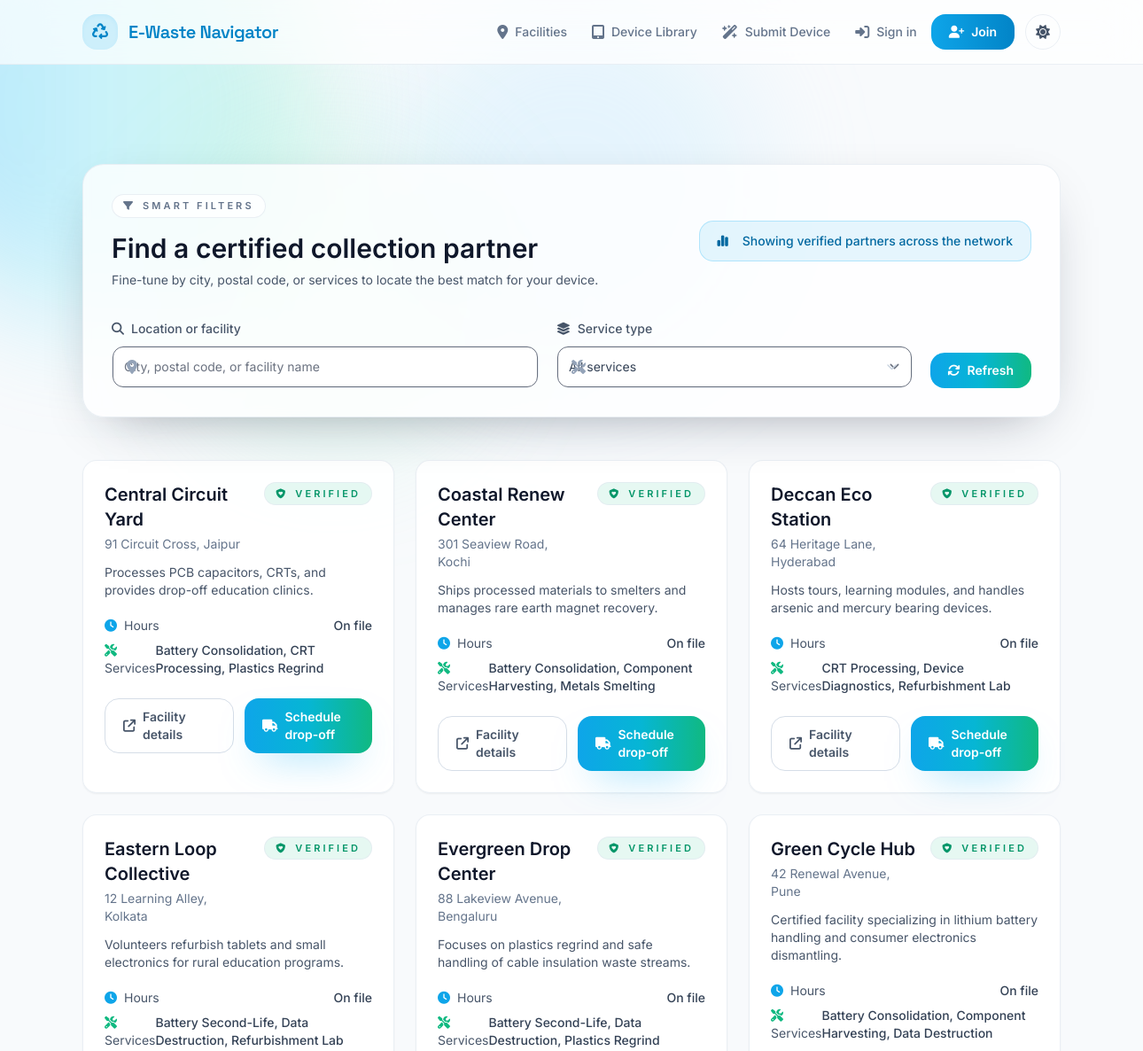
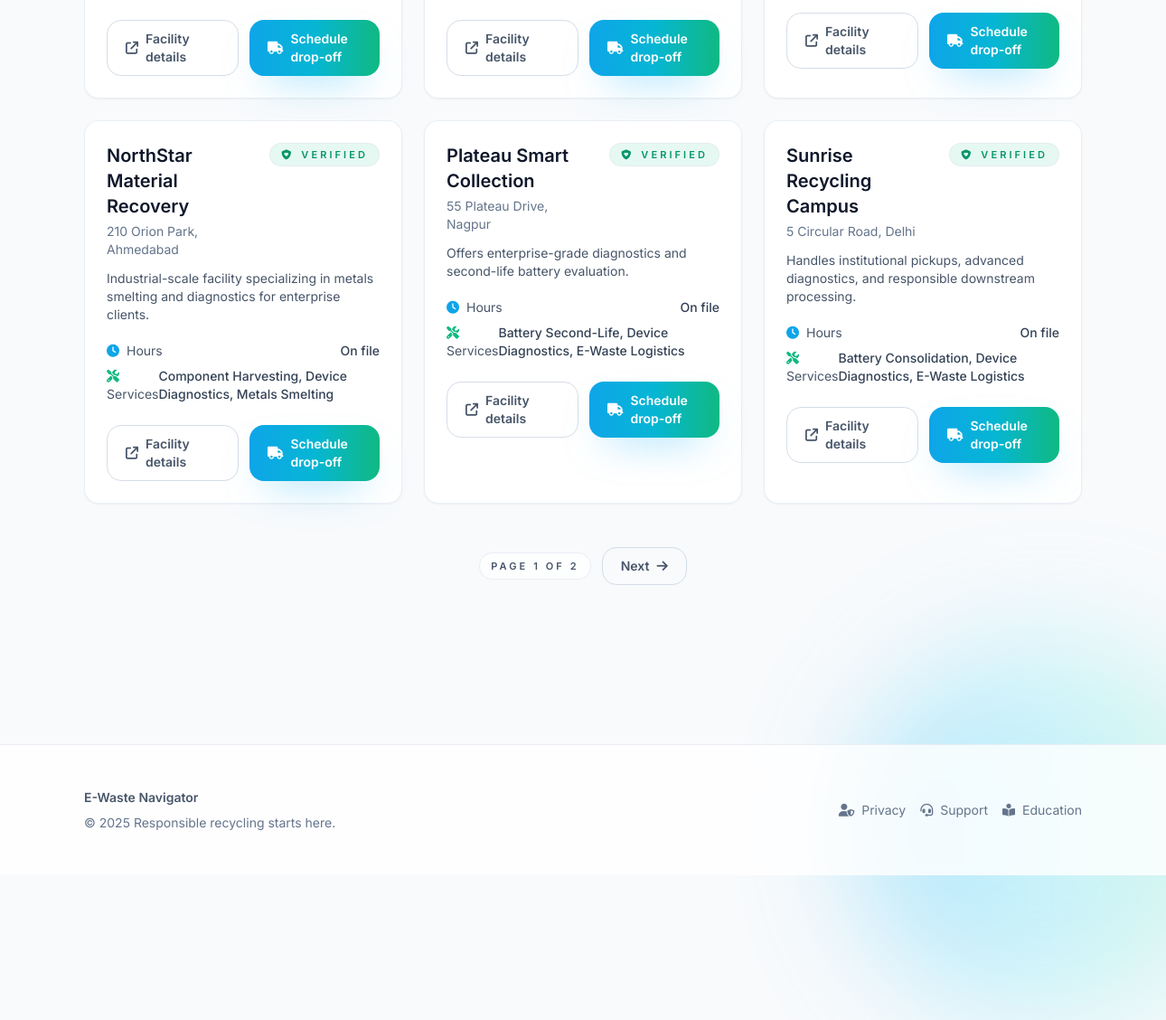
Page /locations/ on the committed database (2 pictures, top to bottom).
### facilities/models.py (models this page shows, shortened)
class Facility(models.Model):
	name = models.CharField(max_length=200)
	slug = models.SlugField(max_length=210, unique=True)
	tagline = models.CharField(max_length=255, blank=True)
	description = models.TextField(blank=True)
	street_address = models.CharField(max_length=255)
	city = models.CharField(max_length=120)
	state_province = models.CharField(max_length=120)
	postal_code = models.CharField(max_length=20)
	country = models.CharField(max_length=60, default="India")
	latitude = models.DecimalField(max_digits=9, decimal_places=6, null=True, blank=True)
	longitude = models.DecimalField(max_digits=9, decimal_places=6, null=True, blank=True)
	phone_number = models.CharField(max_length=30, blank=True)
	email = models.EmailField(blank=True)
	website = models.URLField(blank=True)
	hours_of_operation = models.JSONField(default=dict, blank=True)
	drop_off_instructions = models.TextField(blank=True)
	services = models.ManyToManyField(
		FacilityService,
		related_name="facilities",
		blank=True,
	)
	focus_components = models.ManyToManyField(
		'education.HazardousComponent',
		related_name='facilities',
		blank=True,
	)
	is_verified = models.BooleanField(default=False)
	created_at = models.DateTimeField(auto_now_add=True)
	updated_at = models.DateTimeField(auto_now=True)
	class Meta:
		ordering = ["name"]

class FacilityService(models.Model):
	name = models.CharField(max_length=120, unique=True)
	description = models.TextField(blank=True)
	icon = models.CharField(max_length=60, blank=True, help_text="Heroicon or custom identifier")
	class Meta:
		ordering = ["name"]
	def __str__(self) -> str:
		return self.name

### facilities/views.py (the view, shortened to what this page needs)
# urls.py: path("locations/", views.FacilityListView.as_view(), name="facility_list"),
class FacilityListView(ListView):
	model = Facility
	paginate_by = 9
	template_name = "facilities/facility_list.html"
	context_object_name = "facilities"
	def get_queryset(self):
		queryset = (
			Facility.objects.select_related()
			.prefetch_related("services", "focus_components", "accepted_items")
			.annotate(total_services=Count("services"))
		)
		query = self.request.GET.get("query") or self.request.GET.get("q")
		service_slug = self.request.GET.get("service")
		if service_slug:
			queryset = queryset.filter(services__id=service_slug)
		return queryset.distinct().order_by("name")
	def get_context_data(self, **kwargs):
		context = super().get_context_data(**kwargs)
		context["search_form"] = FacilitySearchForm(self.request.GET or None)
		context["active_query"] = self.request.GET.get("query") or self.request.GET.get("q") or ""
		return context

### facilities/forms.py
class FacilitySearchForm(forms.Form):
    query = forms.CharField(
        required=False,
        label="Search",
        widget=forms.TextInput(
            attrs={
                "placeholder": "City, postal code, or facility name",
                "class": "w-full rounded-xl border-0 bg-transparent pl-12 pr-4 py-3 text-sm text-slate-700 placeholder-slate-400 focus:outline-none dark:text-slate-100 dark:placeholder-slate-500",
            }
        ),
    )
    service = forms.ModelChoiceField(
        required=False,
        queryset=FacilityService.objects.none(),
        label="Filter by service",
        empty_label="All services",
        widget=forms.Select(
            attrs={
                "class": "w-full appearance-none rounded-xl border-0 bg-transparent pl-12 pr-10 py-3 text-sm text-slate-700 focus:outline-none dark:text-slate-100",
            }
        ),
    )
    def __init__(self, *args, **kwargs):
        super().__init__(*args, **kwargs)
        self.fields["service"].queryset = FacilityService.objects.order_by("name")

### facilities/templates/facilities/facility_list.html (shortened to what this page needs)
{% extends "base.html" %}
{% block content %}
<section class="page-section">
    <div class="layout-container space-y-12">
        <div class="glass-card">
            <div class="flex flex-col gap-6 md:flex-row md:items-center md:justify-between">
                <div>
                    <span class="chip-badge"><i class="fa-solid fa-filter"></i>Smart filters</span>
                    <h1 class="mt-4 text-3xl font-semibold text-slate-900 dark:text-white">Find a certified collection partner</h1>
                    <p class="mt-2 text-sm text-slate-600 dark:text-slate-400">Fine-tune by city, postal code, or services to locate the best match for your device.</p>
                </div>
                <div class="flex items-center gap-4 rounded-2xl border border-sky-400/30 bg-sky-500/10 px-5 py-3 text-sm font-medium text-sky-700 dark:border-sky-400/30 dark:bg-sky-500/10 dark:text-sky-200">
                    <i class="fa-solid fa-chart-simple"></i>
                    {% if active_query %}
                        Showing matches for “{{ active_query }}”
                    {% else %}
                        Showing verified partners across the network
                    {% endif %}
                </div>
            </div>
            <form class="mt-8 grid gap-5 md:grid-cols-[minmax(0,1.2fr)_minmax(0,1fr)_auto]" method="get">
                <div>
                    <label for="id_query" class="inline-flex items-center gap-2 text-sm font-medium text-slate-600 dark:text-slate-200">
                        <i class="fa-solid fa-magnifying-glass"></i>
                        Location or facility
                    </label>
                    <div class="input-shell mt-2">
                        <span class="input-shell__icon"></span>
                        {{ search_form.query }}
                    </div>
                </div>
                <div>
                    <label for="id_service" class="inline-flex items-center gap-2 text-sm font-medium text-slate-600 dark:text-slate-200">
                        <i class="fa-solid fa-layer-group"></i>
                        Service type
                    </label>
                    <div class="input-shell mt-2">
                        <span class="input-shell__icon"></span>
                        <span class="input-shell__chevron"></span>
                        {{ search_form.service }}
                    </div>
                </div>
                <div class="flex items-end">
                    <button type="submit" class="primary-btn w-full md:w-auto">
                        <i class="fa-solid fa-arrows-rotate"></i>
                        Refresh
                    </button>
                </div>
            </form>
        </div>
        <div class="grid gap-6 md:grid-cols-2 xl:grid-cols-3">
            {% for facility in facilities %}
                <article class="grid-card">
                    <div class="flex items-start justify-between gap-4">
                        <div>
                            <h2 class="text-xl font-semibold text-slate-900 dark:text-white">{{ facility.name }}</h2>
                            <p class="mt-1 text-sm text-slate-500 dark:text-slate-400">{{ facility.street_address }}, {{ facility.city }}</p>
                        </div>
                        {% if facility.is_verified %}
                            <span class="chip-badge bg-emerald-500/10 text-emerald-600 dark:text-emerald-200">
                                <i class="fa-solid fa-shield-heart"></i>
                                Verified
                            </span>
                        {% endif %}
                    </div>
                    <p class="mt-3 text-sm text-slate-600 line-clamp-3 dark:text-slate-400">{{ facility.description|default:"No description provided yet." }}</p>
                    <dl class="mt-5 space-y-2 text-sm text-slate-600 dark:text-slate-400">
                        <div class="flex items-center justify-between">
                            <dt><i class="fa-solid fa-clock mr-2 text-sky-500"></i>Hours</dt>
                            <dd class="font-medium text-slate-700 dark:text-slate-200">{% if facility.hours_of_operation %}On file{% else %}Contact facility{% endif %}</dd>
                        </div>
                        <div class="flex items-center justify-between">
                            <dt><i class="fa-solid fa-screwdriver-wrench mr-2 text-emerald-500"></i>Services</dt>
                            <dd class="font-medium text-slate-700 dark:text-slate-200">{{ facility.services.all|join:", "|default:"—" }}</dd>
                        </div>
                    </dl>
                    <div class="mt-6 flex flex-col gap-3 sm:flex-row">
                        <a href="{% url 'facilities:facility_detail' facility.slug %}" class="secondary-btn flex-1 justify-center">
                            <i class="fa-solid fa-arrow-up-right-from-square"></i>
                            Facility details
                        </a>
                        <a href="{% url 'devices:submit' %}?facility={{ facility.slug }}" class="primary-btn flex-1 justify-center">
                            <i class="fa-solid fa-truck"></i>
                            Schedule drop-off
                        </a>
                    </div>
                </article>
            {% empty %}
                <div class="glass-card text-center text-sm text-slate-500 dark:text-slate-400">
                    No facilities match your filters yet. Try clearing the search or check back soon as our network expands.
                </div>
            {% endfor %}
        </div>
        {% if is_paginated %}
            <nav class="flex items-center justify-center gap-3 text-sm text-slate-600 dark:text-slate-300">
                <span class="chip-badge text-slate-600 dark:text-slate-300">Page {{ page_obj.number }} of {{ paginator.num_pages }}</span>
                {% if page_obj.has_next %}
                    <a href="?page={{ page_obj.next_page_number }}" class="secondary-btn">
                        Next
                        <i class="fa-solid fa-arrow-right"></i>
                    </a>
                {% endif %}
            </nav>
        {% endif %}
    </div>
</section>
{% endblock %}

### rows in the picture
Facility: name "Central Circuit Yard", street_address "91 Circuit Cross", city "Jaipur", is_verified True (drawn), description "Processes PCB capacitors, CRTs, and provides drop-off education clinics.", shows "On file", services.all "Battery Consolidation, CRT Processing, Plastics Regrind"
Facility: name "Coastal Renew Center", street_address "301 Seaview Road", city "Kochi", is_verified True (drawn), description "Ships processed materials to smelters and manages rare earth magnet recovery.", shows "On file", services.all "Battery Consolidation, Component Harvesting, Metals Smelting"
Facility: name "Deccan Eco Station", street_address "64 Heritage Lane", city "Hyderabad", is_verified True (drawn), description "Hosts tours, learning modules, and handles arsenic and mercury bearing devices.", shows "On file", services.all "CRT Processing, Device Diagnostics, Refurbishment Lab"
Facility: name "Eastern Loop Collective", street_address "12 Learning Alley", city "Kolkata", is_verified True (drawn), description "Volunteers refurbish tablets and small electronics for rural education programs.", shows "On file", services.all "Battery Second-Life, Data Destruction, Refurbishment Lab"
Facility: name "Evergreen Drop Center", street_address "88 Lakeview Avenue", city "Bengaluru", is_verified True (drawn), description "Focuses on plastics regrind and safe handling of cable insulation waste streams.", shows "On file", services.all "Battery Second-Life, Data Destruction, Plastics Regrind"
Facility: name "Green Cycle Hub", street_address "42 Renewal Avenue", city "Pune", is_verified True (drawn), description "Certified facility specializing in lithium battery handling and consumer electronics dismantling.", shows "On file", services.all "Battery Consolidation, Component Harvesting, Data Destruction"
Facility: name "NorthStar Material Recovery", street_address "210 Orion Park", city "Ahmedabad", is_verified True (drawn), description "Industrial-scale facility specializing in metals smelting and diagnostics for enterprise clients.", shows "On file", services.all "Component Harvesting, Device Diagnostics, Metals Smelting"
Facility: name "Plateau Smart Collection", street_address "55 Plateau Drive", city "Nagpur", is_verified True (drawn), description "Offers enterprise-grade diagnostics and second-life battery evaluation.", shows "On file", services.all "Battery Second-Life, Device Diagnostics, E-Waste Logistics"
Facility: name "Sunrise Recycling Campus", street_address "5 Circular Road", city "Delhi", is_verified True (drawn), description "Handles institutional pickups, advanced diagnostics, and responsible downstream processing.", shows "On file", services.all "Battery Consolidation, Device Diagnostics, E-Waste Logistics"

### other values in the picture
{{ page_obj.number }} "1"
{{ paginator.num_pages }} "2"
